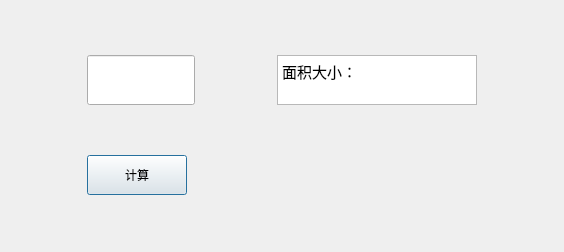
<?xml version="1.0" encoding="UTF-8"?>
<ui version="4.0">
 <class>Dialog</class>
 <widget class="QDialog" name="Dialog">
  <property name="geometry">
   <rect>
    <x>0</x>
    <y>0</y>
    <width>564</width>
    <height>252</height>
   </rect>
  </property>
  <property name="minimumSize">
   <size>
    <width>100</width>
    <height>50</height>
   </size>
  </property>
  <property name="windowTitle">
   <string>Dialog</string>
  </property>
  <layout class="QGridLayout" name="gridLayout">
   <item row="0" column="0">
    <widget class="QLineEdit" name="lineEdit">
     <property name="sizePolicy">
      <sizepolicy hsizetype="Fixed" vsizetype="Fixed">
       <horstretch>0</horstretch>
       <verstretch>0</verstretch>
      </sizepolicy>
     </property>
     <property name="maximumSize">
      <size>
       <width>200</width>
       <height>50</height>
      </size>
     </property>
    </widget>
   </item>
   <item row="1" column="0">
    <widget class="QPushButton" name="pushButton">
     <property name="minimumSize">
      <size>
       <width>100</width>
       <height>40</height>
      </size>
     </property>
     <property name="maximumSize">
      <size>
       <width>100</width>
       <height>40</height>
      </size>
     </property>
     <property name="text">
      <string>计算</string>
     </property>
    </widget>
   </item>
   <item row="0" column="1">
    <widget class="QTextBrowser" name="textBrowser">
     <property name="sizePolicy">
      <sizepolicy hsizetype="Fixed" vsizetype="Fixed">
       <horstretch>0</horstretch>
       <verstretch>0</verstretch>
      </sizepolicy>
     </property>
     <property name="maximumSize">
      <size>
       <width>200</width>
       <height>50</height>
      </size>
     </property>
     <property name="html">
      <string>&lt;!DOCTYPE HTML PUBLIC &quot;-//W3C//DTD HTML 4.0//EN&quot; &quot;http://www.w3.org/TR/REC-html40/strict.dtd&quot;&gt;
&lt;html&gt;&lt;head&gt;&lt;meta name=&quot;qrichtext&quot; content=&quot;1&quot; /&gt;&lt;style type=&quot;text/css&quot;&gt;
p, li { white-space: pre-wrap; }
&lt;/style&gt;&lt;/head&gt;&lt;body style=&quot; font-family:'Ubuntu'; font-size:11pt; font-weight:400; font-style:normal;&quot;&gt;
&lt;p style=&quot; margin-top:0px; margin-bottom:0px; margin-left:0px; margin-right:0px; -qt-block-indent:0; text-indent:0px;&quot;&gt;面积大小：&lt;/p&gt;&lt;/body&gt;&lt;/html&gt;</string>
     </property>
    </widget>
   </item>
  </layout>
 </widget>
 <layoutdefault spacing="6" margin="11"/>
 <resources/>
 <connections/>
</ui>
